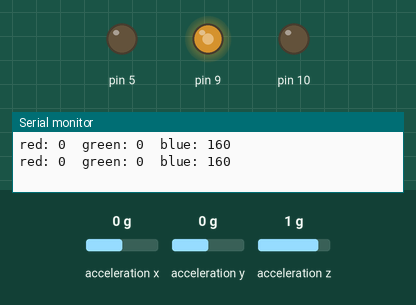
Recording of a sketch running on a simulated Arduino Leonardo, built with avr-gcc and run on an emulated ATmega32U4. Parts: output pins drawn as LEDs (lit = HIGH), the last lines printed to the serial monitor. The inputs (shaded band) are chosen by the test bench; at power-on: acceleration x 0 g, acceleration y 0 g, acceleration z 1 g.

Above: at 1.8 s.
1.9 s: acceleration x set to -1.4 g
At 3.7 s:
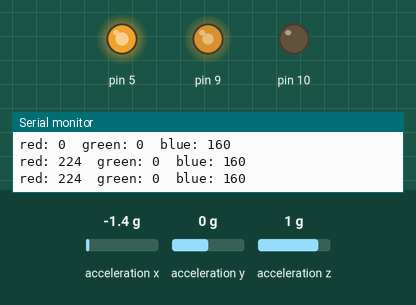
4.0 s: acceleration y set to -1.4 g
At 5.4 s:
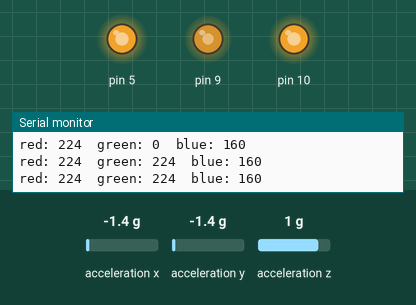
6.0 s: acceleration z set to -1.4 g
At 7.0 s:
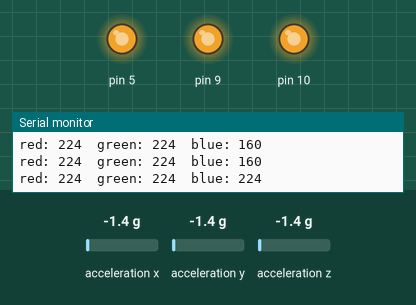
8.0 s: acceleration x set to -0.8 g
At 9.7 s:
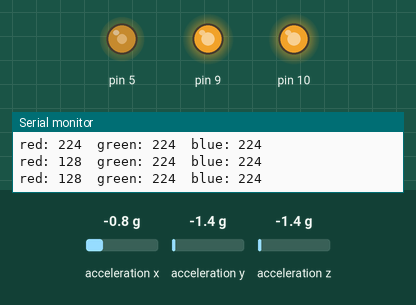
10.0 s: acceleration y set to -0.8 g
At 11.5 s:
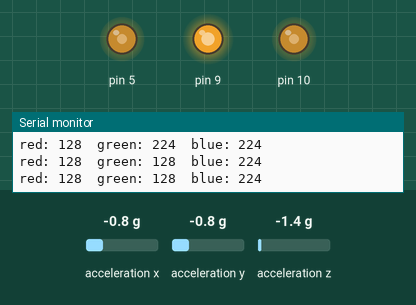
12.0 s: acceleration z set to -0.8 g
At 13.1 s:
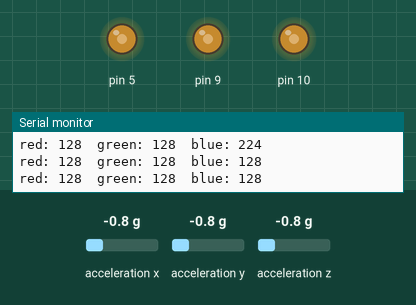
Timing chart, 0 to 15.0 s (numbered marks = the images above; inputs shaded):
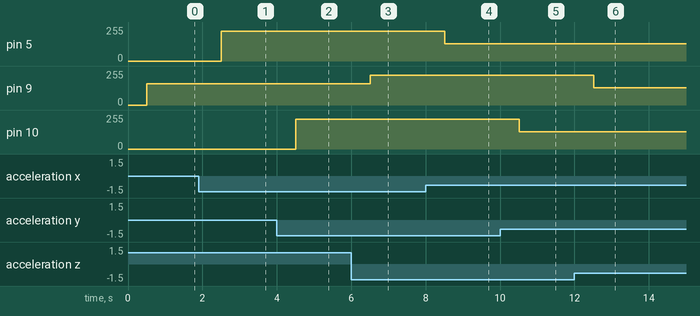

Measured:
- after the input at 1.9 s, pin 5: 0/255 → 224/255 after 0.60 s
- after the input at 4.0 s, pin 10: 0/255 → 224/255 after 0.51 s
- after the input at 6.0 s, pin 9: 160/255 → 224/255 after 0.51 s
- after the input at 8.0 s, pin 5: 224/255 → 128/255 after 0.51 s
- after the input at 10.0 s, pin 10: 224/255 → 128/255 after 0.52 s
- after the input at 12.0 s, pin 9: 224/255 → 128/255 after 0.52 s

The sketch:

tiltRGB.ino
```cpp
// (licence header left out)
#include <Esplora.h>

// Initialize variables needed for reading from the accelerometer
int xRed = 0;
int yGreen = 0;
int zBlue = 0;

void setup() {
  Serial.begin(9600);
}

void loop() {
  // put your main code here, to run repeatedly:
  xRed = abs(Esplora.readAccelerometer(X_AXIS));    // read the X axis
  yGreen = abs(Esplora.readAccelerometer(Y_AXIS));    // read the Y axis
  zBlue = abs(Esplora.readAccelerometer(Z_AXIS));    // read the Z axis
  Serial.print("red: ");      // print the label for X
  Serial.print(xRed);      // print the value for the X axis
  Serial.print("\tgreen: ");    // print a tab character, then the label for Y
  Serial.print(yGreen);      // print the value for the Y axis
  Serial.print("\tblue: ");    // print a tab character, then the label for Z
  Serial.println(zBlue);    // print the value for the Z axis
  delay(500);              // wait half a second (500 milliseconds)
  // Change the LED according to position
  Esplora.writeRGB(xRed, yGreen, zBlue);
  delay(500);

}
```
